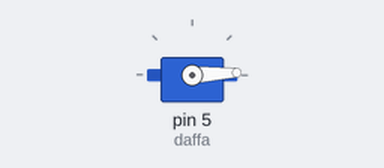
This sketch was run on a simulated Arduino Uno, built with avr-gcc and run on an emulated ATmega328P. Parts: servo.

Above: at 0.05 s.
At 1.3 s:
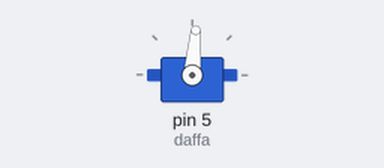
At 2.6 s:
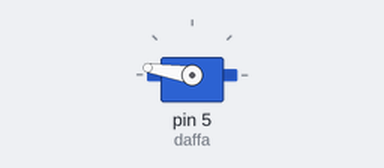
At 5.2 s:
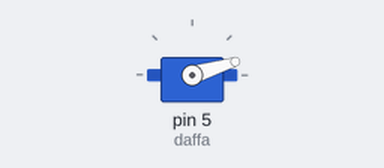
Timing chart, 0 to 7.1 s (numbered marks = the images above):
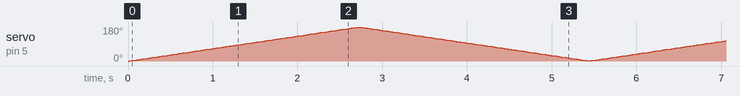

The sketch:

sevo.ino
```cpp
#include <Servo.h>
Servo daffa;
int pos = 0;
void setup() {
  daffa.attach(5);

}

void loop() {
  for(pos=0; pos < 180; pos+=1)
  {
    daffa.write(pos);
    delay(15);
  }
  for(pos=180; pos>=1; pos-=1)
  {
    daffa.write(pos);
    delay(15);
  }
}
```
